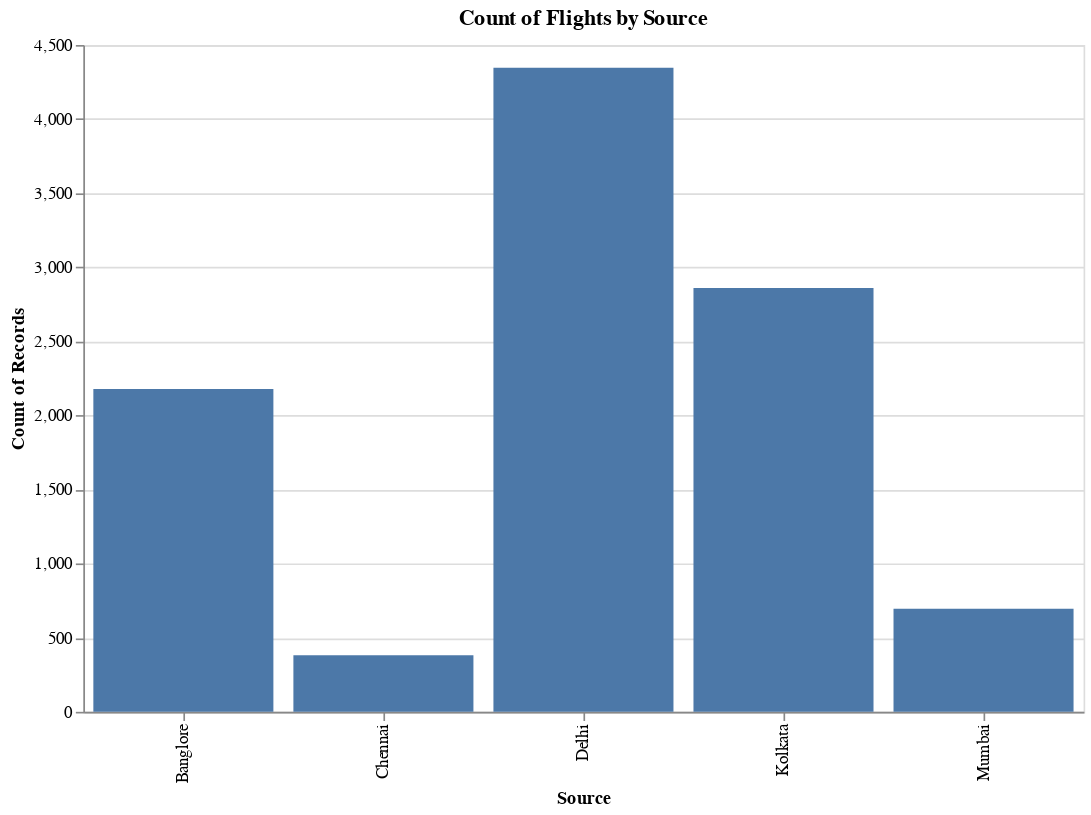

The notebook cell this image was saved under:
### Code cell
# Bar chart for source
import altair as alt
alt.data_transformers.enable("vegafusion")
chart = alt.Chart(df).mark_bar().encode(
    x='Source',
    y='count()',
    tooltip=['Source', 'count()']
).properties(
    title='Count of Flights by Source',
    width=600,
    height=400
)

chart.display()

### Figure 1 — Vega specification as saved in the notebook (floating-point values rounded to 4 significant figures)
{"$schema": "https://vega.github.io/schema/vega/v5.json", "data": [{"name": "source_0", "values": [{"Source": "Banglore", "__count": 2179}, {"Source": "Kolkata", "__count": 2860}, {"Source": "Delhi", "__count": 4346}, {"Source": "Chennai", "__count": 381}, {"Source": "Mumbai", "__count": 696}]}, {"name": "source_0_x_domain_Source", "values": [{"Source": "Banglore"}, {"Source": "Kolkata"}, {"Source": "Delhi"}, {"Source": "Chennai"}, {"Source": "Mumbai"}]}, {"name": "source_0_y_domain___count", "values": [{"min": 381, "max": 4346}]}], "marks": [{"type": "rect", "name": "marks", "from": {"data": "source_0"}, "encode": {"update": {"width": {"signal": "max(0.25, bandwidth('x'))"}, "y2": {"value": 0, "scale": "y"}, "tooltip": {"signal": "{\"Source\": isValid(datum[\"Source\"]) ? datum[\"Source\"] : \"\"+datum[\"Source\"], \"Count of Records\": format(datum[\"__count\"], \"\")}"}, "y": {"field": "__count", "scale": "y"}, "fill": {"value": "#4c78a8"}, "x": {"field": "Source", "scale": "x"}}}, "style": ["bar"]}], "scales": [{"name": "x", "type": "band", "domain": {"data": "source_0_x_domain_Source", "field": "Source", "sort": true}, "range": [0, {"signal": "width"}], "paddingInner": 0.1, "paddingOuter": 0.05}, {"name": "y", "type": "linear", "domain": [{"signal": "(data(\"source_0_y_domain___count\")[0] || {}).min"}, {"signal": "(data(\"source_0_y_domain___count\")[0] || {}).max"}], "range": [{"signal": "height"}, 0], "zero": true, "nice": true}], "axes": [{"scale": "y", "ticks": false, "zindex": 0, "domain": false, "labels": false, "minExtent": 0, "orient": "left", "tickCount": {"signal": "ceil(height/40)"}, "grid": true, "gridScale": "x", "aria": false, "maxExtent": 0}, {"scale": "x", "title": "Source", "labelAlign": "right", "labelBaseline": "middle", "zindex": 0, "grid": false, "orient": "bottom", "labelAngle": 270}, {"scale": "y", "title": "Count of Records", "zindex": 0, "grid": false, "labelOverlap": true, "orient": "left", "tickCount": {"signal": "ceil(height/40)"}}], "title": {"text": "Count of Flights by Source", "frame": "group"}, "width": 600, "height": 400, "padding": 5, "background": "white", "style": "cell"}
